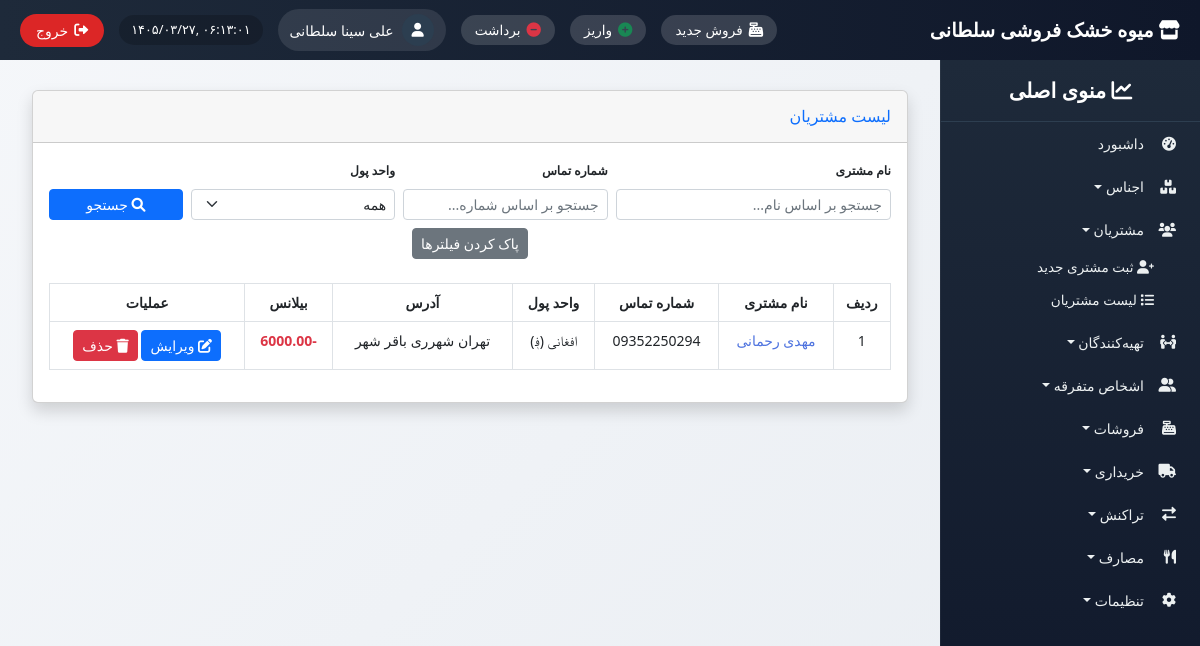
The page /customers/ (signed in) on the database its author committed.
### customers/models.py (models this page shows, shortened)
class Customer(models.Model):
    name = models.CharField(max_length=200, verbose_name="نام مشتری")
    phone = models.CharField(max_length=20, blank=True, verbose_name="شماره تماس")
    currency = models.ForeignKey(Currency, on_delete=models.PROTECT, verbose_name="واحد پول")
    address = models.TextField(blank=True, verbose_name="آدرس")
    created_at = models.DateTimeField(auto_now_add=True, verbose_name="تاریخ ثبت")
    class Meta:
        verbose_name = "مشتری"
        verbose_name_plural = "مشتریان"

### settings_app/models.py (models this page shows, shortened)
class Currency(models.Model):
    code = models.CharField(max_length=3, unique=True, verbose_name="کد")
    name = models.CharField(max_length=50, verbose_name="نام واحد پول")
    symbol = models.CharField(max_length=5, verbose_name="نماد")
    is_active = models.BooleanField(default=True, verbose_name="فعال")
    class Meta:
        verbose_name = "واحد پول"
        verbose_name_plural = "واحدهای پول"

### customers/views.py (the view)
# urls.py: path('', views.customer_list, name='customer_list'),
@login_required
def customer_list(request):
    name_query = request.GET.get('name', '').strip()
    phone_query = request.GET.get('phone', '').strip()
    currency_query = request.GET.get('currency', '')
    customers = Customer.objects.all().order_by('-created_at')
    if name_query:
        customers = customers.filter(name__icontains=name_query)
    if phone_query:
        customers = customers.filter(phone__icontains=phone_query)
    if currency_query:
        customers = customers.filter(currency__id=currency_query)
    for customer in customers:
        customer.balance = calculate_customer_balance(customer)
    currencies = Currency.objects.filter(is_active=True)
    return render(request, 'customers/customer_list.html', {
        'customers': customers,
        'currencies': currencies,
    })

### customers/views.py (called while the page is built)
def calculate_customer_balance(customer):
    financial_transactions = FinancialTransaction.objects.filter(
        person_type='CUSTOMER', customer=customer
    )
    total_debit = sum(ft.amount for ft in financial_transactions if ft.transaction_type == 'IN')
    total_credit = sum(ft.amount for ft in financial_transactions if ft.transaction_type == 'OUT')
    sales = Sale.objects.filter(customer_name=customer.name)
    sales_total = sum(sale.total_amount for sale in sales)
    return (total_debit + sales_total) - total_credit

### templates/customers/customer_list.html (shortened to what this page needs)
{% extends 'base_with_sidebar.html' %}
{% load i18n %}
{% block content %}
<div class="container-fluid">
    <div class="card shadow mb-4">
        <div class="card-header py-3">
            <h6 class="m-0 font-weight-bold text-primary">{% trans "لیست مشتریان" %}</h6>
        </div>
        <div class="card-body">
            <form method="get" class="mb-4">
                <div class="row g-2 align-items-end">
                    <div class="col-md-4">
                        <label class="form-label small fw-bold">{% trans "نام مشتری" %}</label>
                        <input type="text" name="name" class="form-control form-control-sm"
                               placeholder="جستجو بر اساس نام..." value="{{ request.GET.name|default:'' }}">
                    </div>
                    <div class="col-md-3">
                        <label class="form-label small fw-bold">{% trans "شماره تماس" %}</label>
                        <input type="text" name="phone" class="form-control form-control-sm"
                               placeholder="جستجو بر اساس شماره..." value="{{ request.GET.phone|default:'' }}">
                    </div>
                    <div class="col-md-3">
                        <label class="form-label small fw-bold">{% trans "واحد پول" %}</label>
                        <select name="currency" class="form-select form-select-sm">
                            <option value="">همه</option>
                        </select>
                    </div>
                    <div class="col-md-2">
                        <button type="submit" class="btn btn-primary btn-sm w-100">
                            <i class="fas fa-search"></i> {% trans "جستجو" %}
                        </button>
                    </div>
                </div>
                <div class="row mt-2">
                    <div class="col-12 text-center">
                        <a href="{% url 'customers:customer_list' %}" class="btn btn-secondary btn-sm">{% trans "پاک کردن فیلترها" %}</a>
                    </div>
                </div>
            </form>
            <div class="table-responsive">
                <table class="table table-bordered table-hover text-center">
                    <thead>
                        <tr>
                            <th>{% trans "ردیف" %}</th>
                            <th>{% trans "نام مشتری" %}</th>
                            <th>{% trans "شماره تماس" %}</th>
                            <th>{% trans "واحد پول" %}</th>
                            <th>{% trans "آدرس" %}</th>
                            <th>{% trans "بیلانس" %}</th>
                            <th>{% trans "عملیات" %}</th>
                        </tr>
                    </thead>
                    <tbody>
                        {% for customer in customers %}
                        <tr>
                            <td>{{ forloop.counter }}</td>
                            <td>
                                <a href="{% url 'customers:customer_transactions' customer.id %}"
                                   style="color: #4e73df; text-decoration: none; font-weight: 500;">
                                    {{ customer.name }}
                                </a>
                            </td>
                            <td>{{ customer.phone|default:"-" }}</td>
                            <td>{{ customer.currency.name }} ({{ customer.currency.symbol }})</td>
                            <td>{{ customer.address|default:"-" }}</td>
                            <td>
                                {% if customer.balance > 0 %}
                                    <span class="text-success fw-bold">{{ customer.balance|floatformat:2 }}</span>
                                {% elif customer.balance < 0 %}
                                    <span class="text-danger fw-bold">{{ customer.balance|floatformat:2 }}</span>
                                {% else %}
                                    <span class="text-primary fw-bold">0</span>
                                {% endif %}
                             </td>
                            <td>
                                <a href="{% url 'customers:customer_edit' customer.id %}" class="btn btn-sm btn-primary">
                                    <i class="fas fa-edit"></i> {% trans "ویرایش" %}
                                </a>
                                <a href="#" class="btn btn-sm btn-danger" onclick="confirmDelete({{ customer.id }})">
                                    <i class="fas fa-trash"></i> {% trans "حذف" %}
                                </a>
                             </td>
                         </tr>
                        {% empty %}
                         <tr>
                            <td colspan="7" class="text-center">{% trans "هیچ مشتری با معیارهای جستجو یافت نشد." %}</td>
                         </tr>
                        {% endfor %}
                    </tbody>
                </table>
            </div>
        </div>
    </div>
</div>
{% endblock %}

### templates/base_with_sidebar.html (shortened to what this page needs)
<!DOCTYPE html>
{% load i18n static %}
{% get_current_language as LANGUAGE_CODE %}
<html lang="fa" dir="rtl">
<head>
    <link href="https://cdn.jsdelivr.net/npm/bootstrap@5.2.3/dist/css/bootstrap.rtl.min.css" rel="stylesheet">
    <link rel="stylesheet" href="https://cdnjs.cloudflare.com/ajax/libs/font-awesome/6.0.0/css/all.min.css">
    <link href="https://cdn.jsdelivr.net/gh/rastikerdar/vazir-font@v30.1.0/dist/font-face.css" rel="stylesheet">
</head>
<body>
    <div class="top-navbar">
        <div class="store-name"><i class="fas fa-store"></i> میوه خشک فروشی سلطانی</div>
        <div class="top-nav-left">
            <a href="{% url 'sales:new_sale' %}" class="shortcut-btn" title="فروش جدید"><i class="fas fa-cash-register"></i><span> فروش جدید</span></a>
            <a href="{% url 'transactions:transaction_create_in' %}" class="shortcut-btn" title="واریز"><i class="fas fa-plus-circle text-success"></i><span> واریز</span></a>
            <a href="{% url 'transactions:transaction_create_out' %}" class="shortcut-btn" title="برداشت"><i class="fas fa-minus-circle text-danger"></i><span> برداشت</span></a>
            <div class="admin-info">
                <div class="admin-avatar"><i class="fas fa-user"></i></div>
                <span class="admin-name">{{ user.get_full_name|default:user.username }}</span>
            </div>
            <div class="datetime" id="current-datetime"></div>
            <button type="button" class="logout-btn" id="logoutTrigger"><i class="fas fa-sign-out-alt"></i> <span>خروج</span></button>
        </div>
    </div>
    <div class="sidebar" id="sidebar">
        <div class="sidebar-header"><i class="fas fa-chart-line"></i> منوی اصلی</div>
        <ul class="nav flex-column">
            <li class="nav-item"><a class="nav-link" href="{% url 'dashboard' %}"><i class="fas fa-tachometer-alt"></i> داشبورد</a></li>
            <li class="nav-item dropdown-toggle" data-menu="products"><i class="fas fa-boxes"></i> اجناس</li>
            <li class="nav-item dropdown-toggle" data-menu="customers"><i class="fas fa-users"></i> مشتریان</li>
            <ul class="submenu" id="customersSubmenu">
                <li><a href="{% url 'customers:customer_create' %}"><i class="fas fa-user-plus"></i> ثبت مشتری جدید</a></li>
                <li><a href="{% url 'customers:customer_list' %}"><i class="fas fa-list"></i> لیست مشتریان</a></li>
            </ul>
            <li class="nav-item dropdown-toggle" data-menu="suppliers"><i class="fas fa-people-arrows"></i> تهیه‌کنندگان</li>
            <li class="nav-item dropdown-toggle" data-menu="misc"><i class="fas fa-user-friends"></i> اشخاص متفرقه</li>
            <li class="nav-item dropdown-toggle" data-menu="sales"><i class="fas fa-cash-register"></i> فروشات</li>
            <li class="nav-item dropdown-toggle" data-menu="purchases"><i class="fas fa-truck"></i> خریداری</li>
            <li class="nav-item dropdown-toggle" data-menu="transactions"><i class="fas fa-exchange-alt"></i> تراکنش</li>
            <li class="nav-item dropdown-toggle" data-menu="expenses"><i class="fas fa-utensils"></i> مصارف</li>
            <li class="nav-item dropdown-toggle" data-menu="settings"><i class="fas fa-cog"></i> تنظیمات</li>
        </ul>
    </div>
    <div class="content">
        {% block content %}{% endblock %}
    </div>
</body>
</html>

### templates/base_with_sidebar.html (style rules this page uses)
* { font-family: 'Vazir', 'Tahoma', 'Segoe UI', sans-serif; }
body { background: linear-gradient(135deg, #f5f7fa 0%, #e9edf2 100%); font-size: 14px; padding-top: 70px; margin: 0; height: 100vh; overflow: hidden; }
.top-navbar { position: fixed; top: 0; right: 0; left: 0; height: 60px; background: linear-gradient(90deg, #1e2a3a 0%, #0f172a 100%); z-index: 1050; display: flex; align-items: center; justify-content: space-between; padding: 0 20px; color: white; }
.store-name { font-size: 1.2rem; font-weight: 700; }
.top-nav-left { display: flex; align-items: center; gap: 15px; }
.admin-info { display: flex; align-items: center; gap: 8px; background: rgba(255,255,255,0.1); padding: 5px 12px; border-radius: 40px; }
.admin-avatar { width: 32px; height: 32px; background: #2c3e50; border-radius: 50%; display: flex; align-items: center; justify-content: center; }
.datetime { direction: ltr; background: rgba(0,0,0,0.2); padding: 5px 12px; border-radius: 40px; font-size: 0.8rem; }
.logout-btn { background-color: #dc2626; color: white; border: none; padding: 6px 16px; border-radius: 40px; display: flex; align-items: center; gap: 6px; }
.shortcut-btn { background: rgba(255,255,255,0.15); border: none; color: white; padding: 5px 14px; border-radius: 40px; font-size: 0.85rem; font-weight: 500; transition: 0.2s; display: inline-flex; align-items: center; gap: 6px; text-decoration: none; }
.shortcut-btn i { font-size: 0.9rem; }
.sidebar { position: fixed; top: 60px; right: 0; height: calc(100vh - 60px); width: 260px; background: linear-gradient(180deg, #1e2a3a 0%, #0f172a 100%); color: white; overflow-y: auto; z-index: 1000; transition: 0.3s; border-left: 1px solid rgba(255,255,255,0.05); }
.sidebar-header { padding: 15px 20px; font-size: 1.3rem; font-weight: 600; border-bottom: 1px solid #2d3e50; text-align: center; }
.sidebar .nav-link, .dropdown-toggle { color: #ecf0f1; padding: 8px 16px; border-radius: 10px; margin: 3px 8px; display: flex; align-items: center; cursor: pointer; text-decoration: none; }
.sidebar .nav-link i, .dropdown-toggle i { width: 24px; margin-left: 8px; }
.submenu { list-style: none; padding-right: 30px; display: none; margin-bottom: 5px; }
.submenu li a { color: #ecf0f1; display: block; padding: 6px 16px; text-decoration: none; font-size: 0.85rem; border-radius: 8px; }
.submenu.show { display: block; }
.content { margin-right: 260px; padding: 20px; height: calc(100vh - 60px); overflow-y: auto; }

### rows shown on the page
Customer: name "مهدی رحمانی", phone "09352250294", currency.name "افغانی", currency.symbol "؋", address "تهران شهرری باقر شهر", balance "-6000.00"

### other values the page prints
{{ user.get_full_name|default:user.username }} "علی سینا سلطانی"
